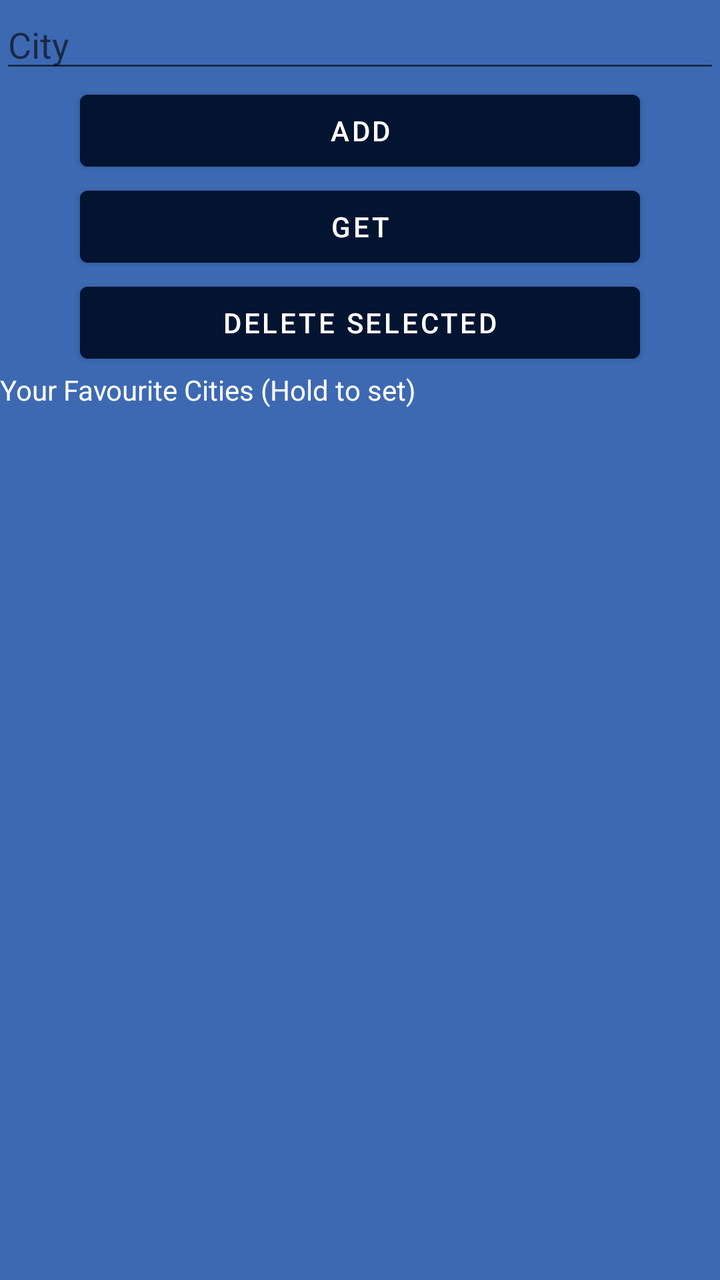
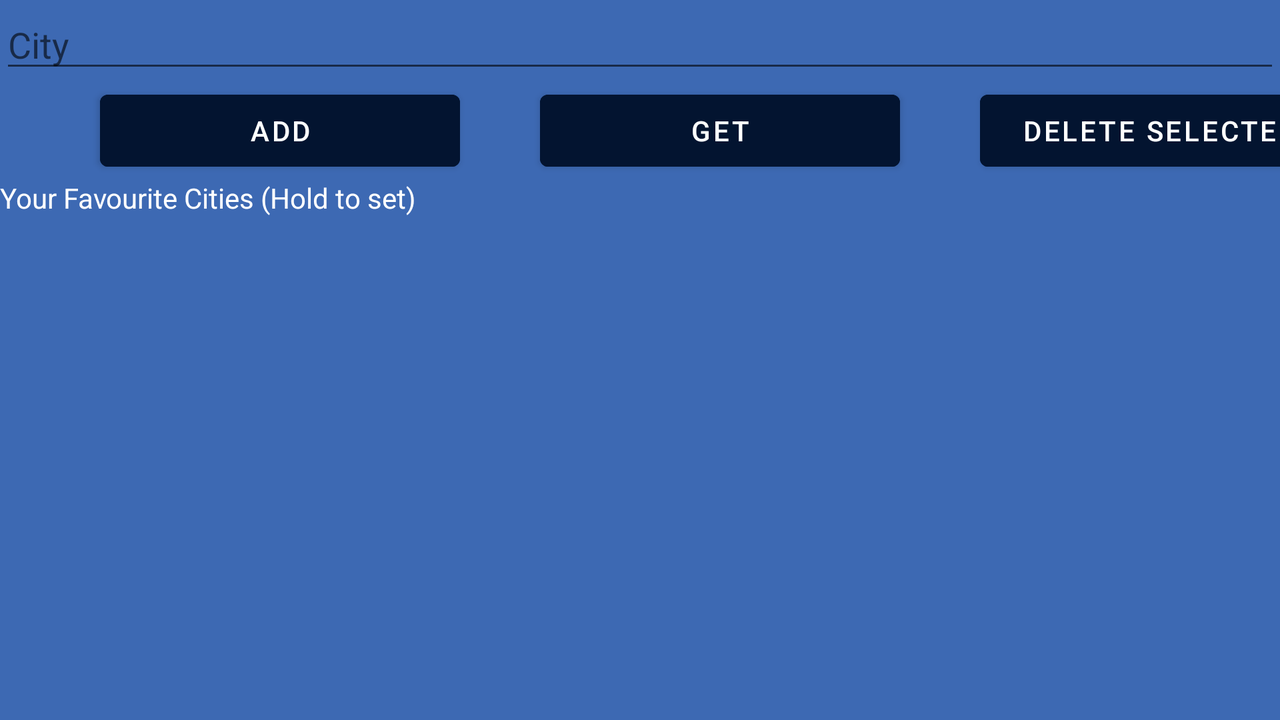

An Android layout and its configuration variant, each rendered on a device that would load it. The default file and the variant file are quoted in full after the pictures.
<!-- AndroidManifest.xml: application theme Theme.AstroWeatherFragments -->
<!-- res/layout/fragment_favourites.xml -->
<?xml version="1.0" encoding="utf-8"?>
<LinearLayout xmlns:android="http://schemas.android.com/apk/res/android"
    xmlns:app="http://schemas.android.com/apk/res-auto"
    xmlns:tools="http://schemas.android.com/tools"
    android:layout_width="match_parent"
    android:layout_height="match_parent"
    android:orientation="vertical"
    tools:context=".FavouritesFragment"
    android:background="#3d69b3">

    <EditText
        android:id="@+id/etCity"
        android:layout_width="match_parent"
        android:layout_height="wrap_content"
        android:ems="10"
        android:inputType="textPersonName"
        android:text=""
        android:hint="@string/et_city"
        android:textColor="@color/white"/>

    <Button
        android:id="@+id/btn_add"
        android:layout_width="match_parent"
        android:layout_height="wrap_content"
        android:text="@string/add_btn"
        android:layout_marginStart="40dp"
        android:layout_marginEnd="40dp"
        android:backgroundTint="#031430"
        />

    <Button
        android:id="@+id/btn_get"
        android:layout_width="match_parent"
        android:layout_height="wrap_content"
        android:text="@string/get_btn"
        android:layout_marginStart="40dp"
        android:layout_marginEnd="40dp"
        android:backgroundTint="#031430"
        />

    <Button
        android:id="@+id/btn_delete"
        android:layout_width="match_parent"
        android:layout_height="wrap_content"
        android:text="@string/delete_selected"
        android:layout_marginStart="40dp"
        android:layout_marginEnd="40dp"
        android:backgroundTint="#031430"
        />

    <TextView
        android:id="@+id/textView"
        android:layout_width="match_parent"
        android:layout_height="wrap_content"
        android:text="@string/your_favourite_cities"
        android:textColor="@color/white"/>

    <ListView
        android:id="@+id/citiesList"
        android:layout_width="match_parent"
        android:layout_height="match_parent"
        android:choiceMode="multipleChoice"
        android:background="#3d69b3"
        />


</LinearLayout>
<!-- resources referenced by this layout -->
<resources>
  <string name="add_btn">ADD</string>
  <string name="delete_selected">Delete selected</string>
  <string name="et_city">City</string>
  <string name="get_btn">GET</string>
  <string name="your_favourite_cities">Your Favourite Cities (Hold to set)</string>
  <style name="Theme.AstroWeatherFragments" parent="Theme.MaterialComponents.DayNight.DarkActionBar">
          
          <item name="colorPrimary">@color/purple_500</item>
          <item name="colorPrimaryVariant">@color/purple_700</item>
          <item name="colorOnPrimary">@color/white</item>
          
          <item name="colorSecondary">@color/teal_200</item>
          <item name="colorSecondaryVariant">@color/teal_700</item>
          <item name="colorOnSecondary">@color/black</item>
          
          <item name="android:statusBarColor" tools:targetApi="l">?attr/colorPrimaryVariant</item>
          
      </style>
</resources>
<!-- res/layout-land/fragment_favourites.xml (the repository's variant of the layout above) -->
<!-- drawn on the phone turned sideways -->
<?xml version="1.0" encoding="utf-8"?>
<LinearLayout xmlns:android="http://schemas.android.com/apk/res/android"
    xmlns:app="http://schemas.android.com/apk/res-auto"
    xmlns:tools="http://schemas.android.com/tools"
    android:layout_width="match_parent"
    android:layout_height="match_parent"
    android:orientation="vertical"
    tools:context=".FavouritesFragment"
    android:background="#3d69b3">

    <EditText
        android:id="@+id/etCity"
        android:layout_width="match_parent"
        android:layout_height="wrap_content"
        android:ems="10"
        android:inputType="textPersonName"
        android:text=""
        android:hint="@string/et_city"
        android:textColor="@color/white"/>

    <LinearLayout
        android:layout_width="match_parent"
        android:layout_height="wrap_content"
        android:orientation="horizontal">

        <Button
            android:id="@+id/btn_add"
            android:layout_width="180dp"
            android:layout_height="wrap_content"
            android:text="@string/add_btn"
            android:backgroundTint="#031430"
            android:layout_marginStart="50dp"
            android:layout_marginEnd="20dp"
            />

        <Button
            android:id="@+id/btn_get"
            android:layout_width="180dp"
            android:layout_height="wrap_content"
            android:text="@string/get_btn"
            android:backgroundTint="#031430"
            android:layout_marginStart="20dp"
            android:layout_marginEnd="20dp"
            />

        <Button
            android:id="@+id/btn_delete"
            android:layout_width="180dp"
            android:layout_height="wrap_content"
            android:text="@string/delete_selected"
            android:backgroundTint="#031430"
            android:layout_marginStart="20dp"
            android:layout_marginEnd="20dp"
            />
    </LinearLayout>


    <TextView
        android:id="@+id/textView"
        android:layout_width="match_parent"
        android:layout_height="wrap_content"
        android:text="@string/your_favourite_cities"
        android:textColor="@color/white"/>

    <ListView
        android:id="@+id/citiesList"
        android:layout_width="match_parent"
        android:layout_height="match_parent"
        android:choiceMode="multipleChoice"
        android:background="#3d69b3"
        />


</LinearLayout>
